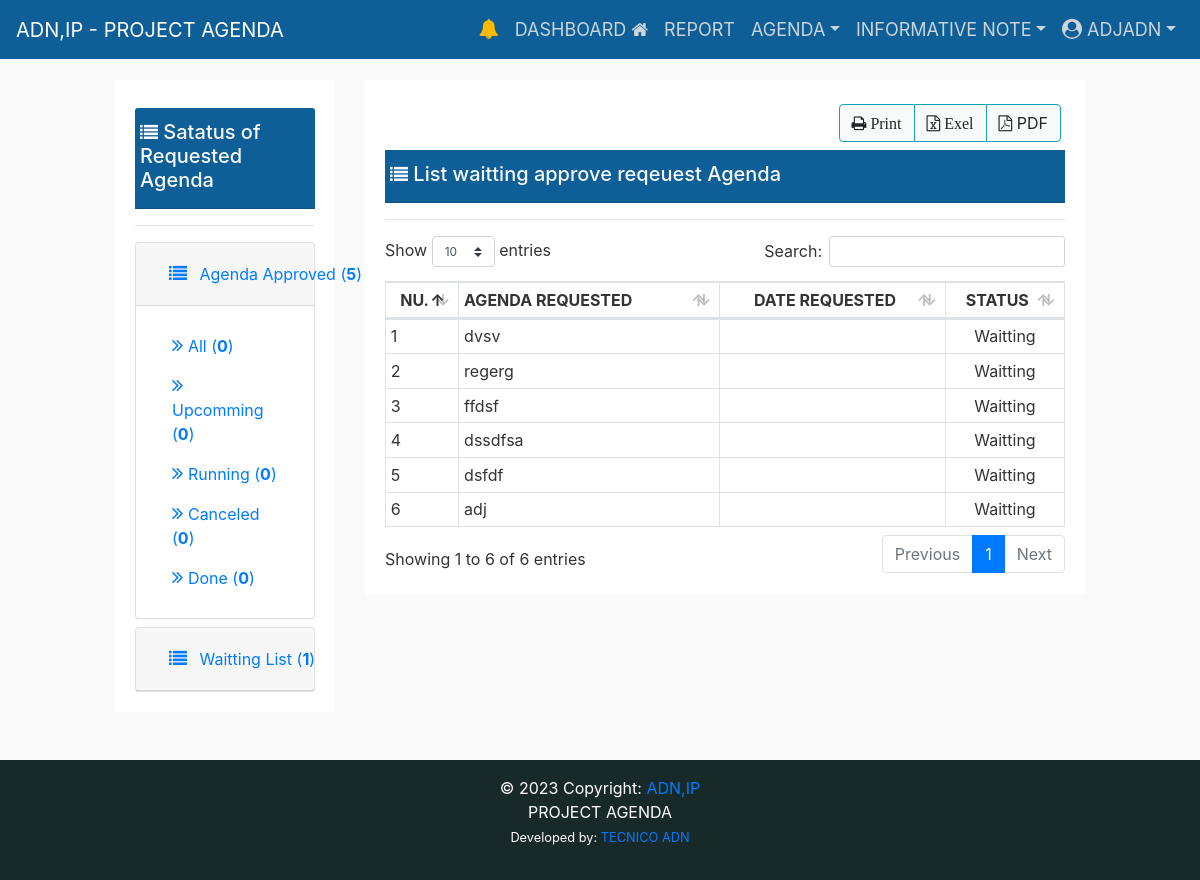
Page /request-agenda/waitting/list/ (signed in) on the earlier database version.
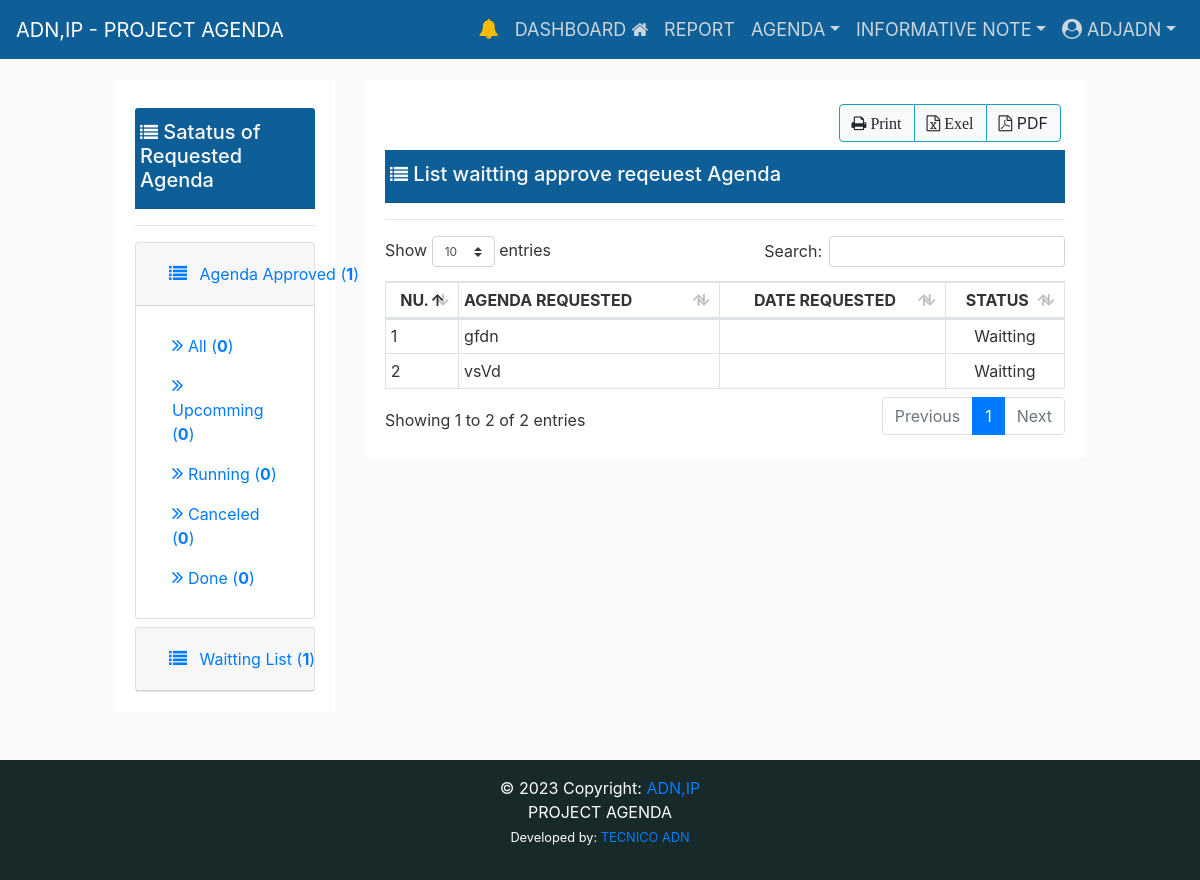
Same page on the later database version.
### eventapps/event/models.py (models this page shows, shortened)
class RequestAgenda(models.Model):
    user = models.ForeignKey(
        User, on_delete=models.CASCADE, related_name="requestagenda")
    title = models.CharField(
        max_length=255, unique=True, verbose_name='Request Agenda:')
    title_slug = models.SlugField(
        max_length=255, null=False, unique=True, verbose_name='Title-Slug')
    catagenda = models.ForeignKey(
        CatAgenda, on_delete=models.CASCADE, related_name="requestagenda", verbose_name="Category Agenda:", null=True)
    institution = models.ForeignKey(
        Institution, on_delete=models.CASCADE, related_name="requestagenda", verbose_name="Institution:", null=True)
    start_time = models.DateTimeField(null=True)
    end_time = models.DateTimeField(null=True)
    location = models.CharField(max_length=255, null=False, blank=True)
    is_active = models.BooleanField(default=False)
    STATUS = (
        ('Pending', 'Pending'),
        ('Read', 'Read'),
    )
    status = models.CharField(max_length=20, choices=STATUS, null=True)
    created_at = models.DateTimeField(auto_now_add=True)
    updated_at = models.DateTimeField(auto_now=True)
    class Meta:
        verbose_name_plural = ("Request Agenda ")
        ordering = ('-created_at', )

### eventapps/event/views.py (the view)
# urls.py: path('request-agenda/waitting/list/', views.waitting_requestedagenda_list,
@login_required(login_url="/login/")
def waitting_requestedagenda_list(request):
    context = {
    }
    return render(request, 'event/request_waitting_list.html', context)

### eventapps/templates/event/request_waitting_list.html (shortened to what the changed rows need)
{% extends "layouts/base.html" %}
{% load static %}
{% block content %}
<div class="row d-flex justify-content-center ">
    <div class="col-sm-3">
        <div class="border-info shadow-lg bg-white">
            <div class="card-body">
                <div id="accordion">
                    <div class="card mb-2">
                        <div class="card-header " id="headingOne">
                            <h5 class="mb-0">
                                <button class="btn btn-link" data-toggle="collapse" data-target="#collapseOne"
                                    aria-expanded="true" aria-controls="collapseOne">
                                    <i class="fa fa-list pr-2" style="font-size:18px;"></i>
                                    Agenda Approved
                                    {% if request_approved.count > 0%}
                                    (<b>{{request_approved.count}}</b>)
                                    {% else %}
                                    (<b>0</b>)
                                    {% endif %}
                                </button>
                            </h5>
                        </div>
                    </div>
                </div>
            </div>
        </div>
    </div>
    <div class="col-sm-9">
        <div class="border-info shadow-lg bg-white">
            <div class="card-body">
                <div class="row mr-1 mt-1">
                    <div class="col-sm-12">
                    </div>
                </div>
                <div class="card-header bg-card pb-2 mt-2 d-flex justify-content-between">
                    <div class="row flex-row">
                    </div>
                </div>
                <hr>
                <section id='no-more-tables'>
                    <table class="table table-bordered table-sm" id="example" width="100%" cellspacing="0">
                        <thead>
                            <tr>
                                <th class="text-center">NU.</th>
                                <th>AGENDA REQUESTED</th>
                                <th class="text-center">DATE REQUESTED</th>
                                <th class="text-center">STATUS</th>
                            </tr>
                        </thead>
                        <tbody>
                            {% for obj in request_agenda_list %}
                            <tr>
                                <td data-title="Nu.">{{ forloop.counter }}</td>
                                <td data-title="Title">
                                    {{obj.title }}
                                </td>
                                <td class="text-center">
                                </td>
                                <td class="text-center">
                                    {% if obj.approve == True %}
                                    Approved
                                    {% else %}
                                    Waitting
                                    {% endif %}
                                </td>
                            </tr>
                            {% endfor %}
                        </tbody>
                    </table>
                </section>
            </div>
        </div>
    </div>
    {% endblock %}

Differences in the rows shown:
removed RequestAgenda: title "dvsv"
removed RequestAgenda: title "regerg"
removed RequestAgenda: title "ffdsf"
removed RequestAgenda: title "dssdfsa"
removed RequestAgenda: title "dsfdf"
removed RequestAgenda: title "adj"
added RequestAgenda: title "gfdn"
added RequestAgenda: title "vsVd"
Other differences:
{{ request_approved.count }}: "5" → "1"
text written by a page script: "Show entries Search: Showing 1 to 6 of 6 entries Previous 1 Next" → "Show entries Search: Showing 1 to 2 of 2 entries Previous 1 Next"
